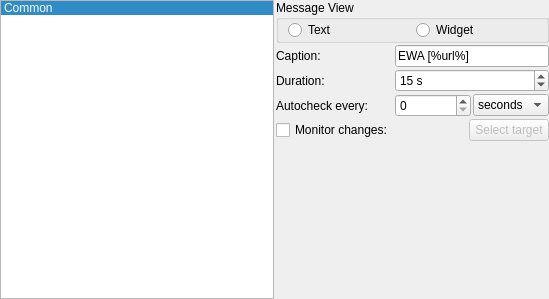
<?xml version="1.0" encoding="UTF-8"?>
<ui version="4.0">
 <class>SimpleSiteEditorUi</class>
 <widget class="QWidget" name="SimpleSiteEditorUi">
  <property name="geometry">
   <rect>
    <x>0</x>
    <y>0</y>
    <width>549</width>
    <height>299</height>
   </rect>
  </property>
  <layout class="QHBoxLayout" name="horizontalLayout_3">
   <property name="spacing">
    <number>2</number>
   </property>
   <property name="margin">
    <number>0</number>
   </property>
   <item>
    <widget class="QListWidget" name="pSimplePropertiesListWidget">
     <property name="iconSize">
      <size>
       <width>24</width>
       <height>24</height>
      </size>
     </property>
     <property name="currentRow">
      <number>0</number>
     </property>
     <item>
      <property name="text">
       <string>Common</string>
      </property>
      <property name="icon">
       <iconset>
        <normaloff>:/images/configure.png</normaloff>:/images/configure.png</iconset>
      </property>
     </item>
    </widget>
   </item>
   <item>
    <layout class="QVBoxLayout" name="verticalLayout">
     <item>
      <widget class="QGroupBox" name="groupBox">
       <property name="title">
        <string>Message View</string>
       </property>
       <layout class="QHBoxLayout" name="horizontalLayout_2">
        <property name="topMargin">
         <number>0</number>
        </property>
        <property name="bottomMargin">
         <number>0</number>
        </property>
        <item>
         <widget class="QRadioButton" name="msgSysRadioButton">
          <property name="toolTip">
           <string>Plain text baloon popup in System Tray</string>
          </property>
          <property name="text">
           <string>Text</string>
          </property>
         </widget>
        </item>
        <item>
         <widget class="QRadioButton" name="msgSysExRadioButton">
          <property name="toolTip">
           <string>Interactive EWA's widget</string>
          </property>
          <property name="text">
           <string>Widget</string>
          </property>
         </widget>
        </item>
       </layout>
      </widget>
     </item>
     <item>
      <layout class="QGridLayout" name="gridLayout">
       <property name="spacing">
        <number>2</number>
       </property>
       <item row="0" column="0">
        <widget class="QLabel" name="label">
         <property name="text">
          <string>Caption:</string>
         </property>
        </widget>
       </item>
       <item row="0" column="1">
        <widget class="QLineEdit" name="titleLineEdit">
         <property name="text">
          <string>EWA [%url%]</string>
         </property>
         <property name="maxLength">
          <number>64</number>
         </property>
        </widget>
       </item>
       <item row="1" column="0">
        <widget class="QLabel" name="label_2">
         <property name="text">
          <string>Duration:</string>
         </property>
        </widget>
       </item>
       <item row="1" column="1">
        <widget class="QSpinBox" name="durationSpinBox">
         <property name="toolTip">
          <string>Message duration time 
( 10-600 seconds )</string>
         </property>
         <property name="suffix">
          <string> s</string>
         </property>
         <property name="minimum">
          <number>10</number>
         </property>
         <property name="maximum">
          <number>600</number>
         </property>
         <property name="value">
          <number>15</number>
         </property>
        </widget>
       </item>
       <item row="2" column="0">
        <widget class="QLabel" name="label_4">
         <property name="text">
          <string>Autocheck every:</string>
         </property>
        </widget>
       </item>
       <item row="2" column="1">
        <layout class="QHBoxLayout" name="horizontalLayout">
         <item>
          <widget class="QSpinBox" name="timeValueSpinBox">
           <property name="toolTip">
            <string>Download period ( units count )</string>
           </property>
          </widget>
         </item>
         <item>
          <widget class="QComboBox" name="timeUnitsComboBox">
           <property name="toolTip">
            <string>Download period ( units )</string>
           </property>
           <item>
            <property name="text">
             <string>seconds</string>
            </property>
           </item>
           <item>
            <property name="text">
             <string>minutes</string>
            </property>
           </item>
           <item>
            <property name="text">
             <string>hours</string>
            </property>
           </item>
          </widget>
         </item>
        </layout>
       </item>
       <item row="3" column="1">
        <layout class="QHBoxLayout" name="horizontalLayout_4">
         <item>
          <spacer name="horizontalSpacer">
           <property name="orientation">
            <enum>Qt::Horizontal</enum>
           </property>
           <property name="sizeHint" stdset="0">
            <size>
             <width>40</width>
             <height>20</height>
            </size>
           </property>
          </spacer>
         </item>
         <item>
          <widget class="QPushButton" name="selectTargetButton">
           <property name="enabled">
            <bool>false</bool>
           </property>
           <property name="text">
            <string>Select target</string>
           </property>
           <property name="icon">
            <iconset>
             <normaloff>:/images/select_target.png</normaloff>:/images/select_target.png</iconset>
           </property>
          </widget>
         </item>
        </layout>
       </item>
       <item row="3" column="0">
        <widget class="QCheckBox" name="changesCheckBox">
         <property name="text">
          <string>Monitor changes:</string>
         </property>
        </widget>
       </item>
      </layout>
     </item>
     <item>
      <widget class="EWASiteWidgetColorManager" name="pXMsgColorManager" native="true"/>
     </item>
     <item>
      <spacer name="verticalSpacer">
       <property name="orientation">
        <enum>Qt::Vertical</enum>
       </property>
       <property name="sizeHint" stdset="0">
        <size>
         <width>20</width>
         <height>121</height>
        </size>
       </property>
      </spacer>
     </item>
    </layout>
   </item>
  </layout>
 </widget>
 <customwidgets>
  <customwidget>
   <class>EWASiteWidgetColorManager</class>
   <extends>QWidget</extends>
   <header>ewa_sitewidgetcolormanager.h</header>
   <container>1</container>
  </customwidget>
 </customwidgets>
 <resources/>
 <connections>
  <connection>
   <sender>msgSysRadioButton</sender>
   <signal>toggled(bool)</signal>
   <receiver>pXMsgColorManager</receiver>
   <slot>setDisabled(bool)</slot>
   <hints>
    <hint type="sourcelabel">
     <x>344</x>
     <y>31</y>
    </hint>
    <hint type="destinationlabel">
     <x>340</x>
     <y>139</y>
    </hint>
   </hints>
  </connection>
  <connection>
   <sender>changesCheckBox</sender>
   <signal>toggled(bool)</signal>
   <receiver>selectTargetButton</receiver>
   <slot>setEnabled(bool)</slot>
   <hints>
    <hint type="sourcelabel">
     <x>335</x>
     <y>124</y>
    </hint>
    <hint type="destinationlabel">
     <x>475</x>
     <y>124</y>
    </hint>
   </hints>
  </connection>
 </connections>
</ui>
